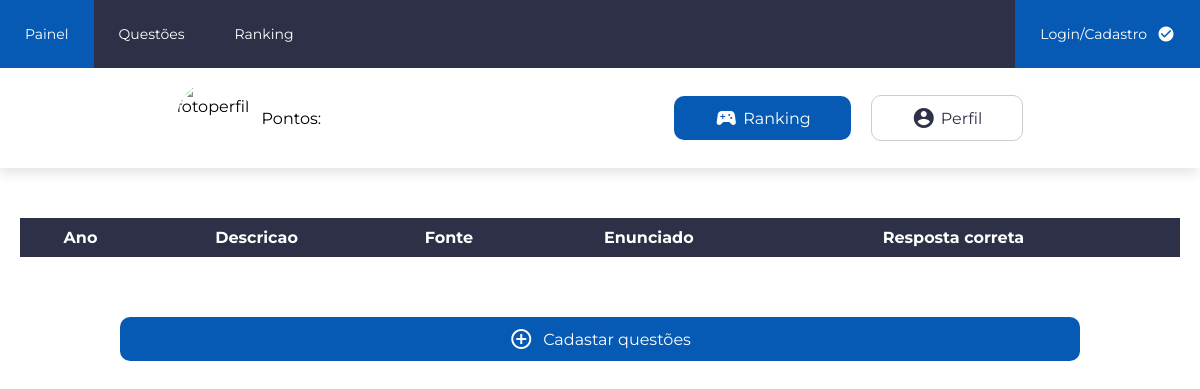
The app's page /adm/gerenciarQuestoes.php, older data.
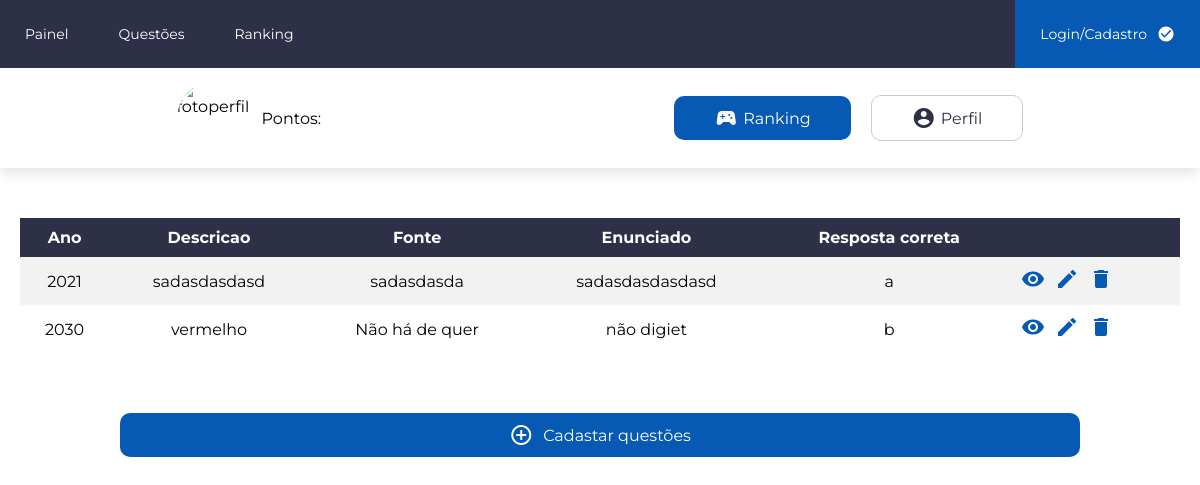
The same page, newer data.
### tables this page shows
CREATE TABLE `questao` (
  `id_questao` int(11) NOT NULL,
  `ano` int(4) NOT NULL,
  `descricao` text NOT NULL,
  `descricao_fonte` text NOT NULL,
  `enunciado` text NOT NULL,
  `alternativaA` text NOT NULL,
  `alternativaB` text NOT NULL,
  `alternativaC` text NOT NULL,
  `alternativaD` text NOT NULL,
  `alternativaE` text NOT NULL,
  `respostaCorreta` char(1) NOT NULL
);

### backend/dao/QuestaoDAO.php (called while the page is built, shortened)
<?php
class QuestaoDAO implements IQuestaoDAO
{
    private $Conn;
    public function __construct(PDO $conn)
    {
        $this->Conn = $conn;
    }
    public function buscarTodasQuestoes()
    {
        $stmt = $this->Conn->prepare("SELECT * FROM  questao");
        $stmt->execute();
        $row = $stmt->fetchAll(PDO::FETCH_ASSOC);
        return $row;
    }
}

### adm/gerenciarQuestoes.php (the view, shortened to what this page needs)
<?php
require_once("../content/painel.php");
require_once("../backend/dao/QuestaoDAO.php");
$questoes = new QuestaoDAO($conn);
$todasQuestoes = $questoes->buscarTodasQuestoes();
?>
<main class="gerenciarQuestoes-container">
    <div class="ranking-table">
        <table class="table">
            <thead>
                <tr>
                    <th>Ano</th>
                    <th>Descricao</th>
                    <th>Fonte</th>
                    <th>Enunciado</th>
                    <th>Resposta correta</th>
                    <th></th>
                </tr>
            </thead>
            <tbody>
                <?php foreach ($todasQuestoes as $questoes) : ?>
                    <tr>
                        <td><?= $questoes["ano"] ?></td>
                        <td><?= $questoes["descricao"] ?></td>
                        <td><?= $questoes["descricao_fonte"] ?></td>
                        <td><?= $questoes["enunciado"] ?></td>
                        <td><?= $questoes["respostaCorreta"] ?></td>
                        <td class="actions">
                            <a href="../adm/visualizarQuestao.php?id=<?= $questoes["id_questao"] ?>" class="actionslinks"><i class="material-icons">visibility</i></a>
                            <a href="../adm/editarQuestao.php?id=<?= $questoes["id_questao"] ?>" class="actionslinks"><i class="material-icons">edit</i></a>
                            <form action="../backend/bd_questoes.php" method="POST">
                                <button class="actionslinks"><i class="material-icons">delete</i></button>
                            </form>
                        </td>
                    </tr>
                <?php endforeach ?>
            </tbody>
        </table>
    </div>
    <div class="btnInserir-container">
        <a class="btnGerencia" href="inserirQuestoes.php"><i class="material-icons">control_point</i> Cadastar questões</a>
    </div>
</main>

Row changes from the older to the newer data that the page shows:
added questao: ano "2021", descricao "sadasdasdasd", descricao_fonte "sadasdasda", enunciado "sadasdasdasdasd", respostaCorreta "a"
added questao: ano "2030", descricao "vermelho", descricao_fonte "Não há de quer", enunciado "não digiet", respostaCorreta "b"
